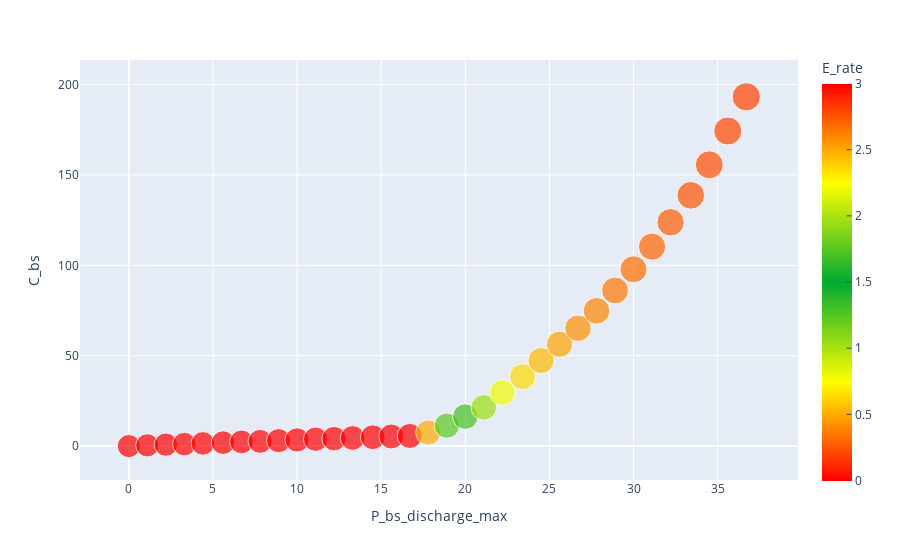

The notebook cell saved with this chart:
### Code cell
fig=px.scatter(data_frame=df,x='P_bs_discharge_max',y='C_bs',color='E_rate',size='t_util')
fig.update_layout(coloraxis = {'cmin':0,'cmax':3.0,'colorscale':colorscale,'colorbar':colorbar,'autocolorscale':False},)
fig.update_layout(legend=dict(
yanchor="top",
y=0.99,
xanchor="right",
x=0.99
))
fig.update_layout(legend={'title_text':''})

fig

### Figure 1 — Plotly figure (JSON) as saved in the notebook; plotly's stock layout.template omitted (floating-point values rounded to 4 significant figures)
{"data": [{"hovertemplate": "P_bs_discharge_max=%{x}<br>C_bs=%{y}<br>t_util=%{marker.size}<br>E_rate=%{marker.color}<extra></extra>", "legendgroup": "", "marker": {"color": [0, 3.12, 3.12, 3.12, 3.12, 3.12, 3.12, 3.12, 3.12, 3.12, 3.12, 3.12, 3.12, 3.12, 3.12, 3.12, 2.49, 1.77, 1.29, 1.04, 0.79, 0.64, 0.54, 0.48, 0.43, 0.39, 0.35, 0.32, 0.3, 0.27, 0.25, 0.23, 0.21, 0.2], "coloraxis": "coloraxis", "size": [4014, 4054, 4095, 4137, 4180, 4227, 4272, 4317, 4364, 4411, 4460, 4509, 4560, 4616, 4670, 4724, 4780, 4837, 4895, 4955, 5016, 5085, 5150, 5217, 5285, 5355, 5428, 5502, 5579, 5658, 5747, 5831, 5918, 6008], "sizemode": "area", "sizeref": 15.02, "symbol": "circle"}, "mode": "markers", "name": "", "orientation": "v", "showlegend": false, "type": "scatter", "x": [0, 1.1, 2.2, 3.3, 4.4, 5.6, 6.7, 7.8, 8.9, 10, 11.1, 12.2, 13.3, 14.5, 15.6, 16.7, 17.8, 18.9, 20, 21.1, 22.2, 23.4, 24.5, 25.6, 26.7, 27.8, 28.9, 30, 31.1, 32.2, 33.4, 34.5, 35.6, 36.7], "xaxis": "x", "y": [0, 0.4, 0.8, 1.1, 1.5, 1.9, 2.3, 2.6, 3, 3.4, 3.8, 4.1, 4.5, 4.9, 5.3, 5.6, 7.5, 11.3, 16.3, 21.4, 29.6, 38.4, 47.3, 56.3, 65.2, 74.8, 86.1, 97.8, 110.3, 123.8, 138.7, 155.6, 174.3, 193.2], "yaxis": "y"}], "layout": {"coloraxis": {"autocolorscale": false, "cmax": 3, "cmin": 0, "colorbar": {"len": 1.05, "outlinewidth": 0, "ticklabeloverflow": "allow", "tickmode": "array", "ticks": "inside", "tickvals": [0, 0.5, 1, 1.5, 2, 2.5, 3], "title": {"text": "E_rate"}}, "colorscale": [[0, "#ff0000"], [0.05, "#ff3300"], [0.1, "#ff6600"], [0.15, "#ff9900"], [0.2, "#ffcc00"], [0.25, "#ffff00"], [0.3, "#cdee0a"], [0.35, "#9add14"], [0.4, "#67cc1e"], [0.45, "#34bb28"], [0.5, "#00a933"], [0.55, "#34bb28"], [0.6, "#67cc1e"], [0.65, "#9add14"], [0.7, "#cdee0a"], [0.75, "#ffff00"], [0.8, "#ffcc00"], [0.85, "#ff9900"], [0.9, "#ff6600"], [0.95, "#ff3300"], [1, "#ff0000"]]}, "legend": {"itemsizing": "constant", "title": {"text": ""}, "tracegroupgap": 0, "x": 0.99, "xanchor": "right", "y": 0.99, "yanchor": "top"}, "margin": {"t": 60}, "xaxis": {"anchor": "y", "domain": [0, 1], "title": {"text": "P_bs_discharge_max"}}, "yaxis": {"anchor": "x", "domain": [0, 1], "title": {"text": "C_bs"}}}}
